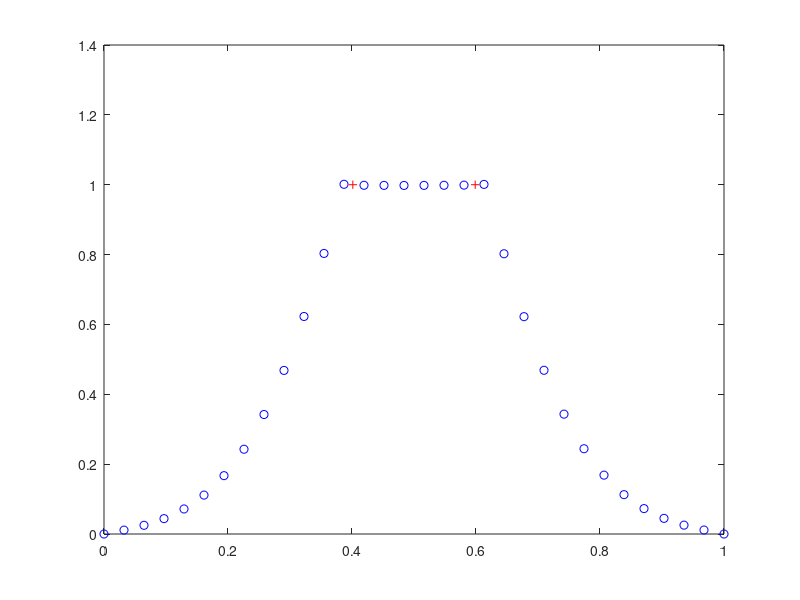
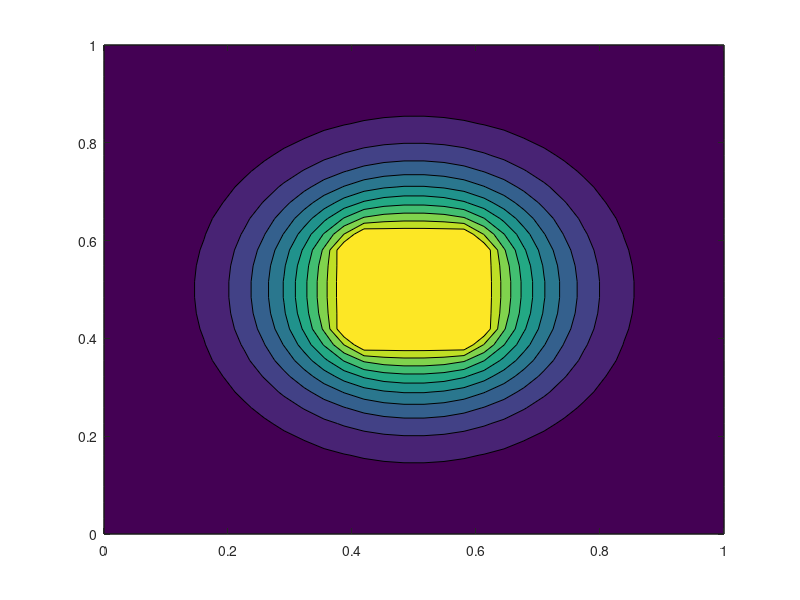

These charts were generated, in order, by the following MATLAB code:
clc;
% clear all;
close all;
% ------------------------------------------------------------ %
X = dlmread('X.txt');
Y = dlmread('Y.txt');
T = dlmread('T.txt');

loc = size(X,1)/2;
x1 = sqrt(0.1^2 - (Y(2,loc) -0.5).^2) + 0.5
x2 = -sqrt(0.1^2 - (Y(2,loc) -0.5).^2) + 0.5

figure,
plot(X(:,loc), T(:,loc), 'bo',...
       [x1, x2], [1, 1], 'r+')
   
figure,
contourf(X,Y,T)

% xloc = 0.5;
% yloc = 0.5;
% 
% figure,
% plot(X(:,size(X,1)/2), T(:,size(T,1)/2), 'bo',...
%      xloc, 1, 'r+')
%    
% figure,
% contourf(X,Y,T)
